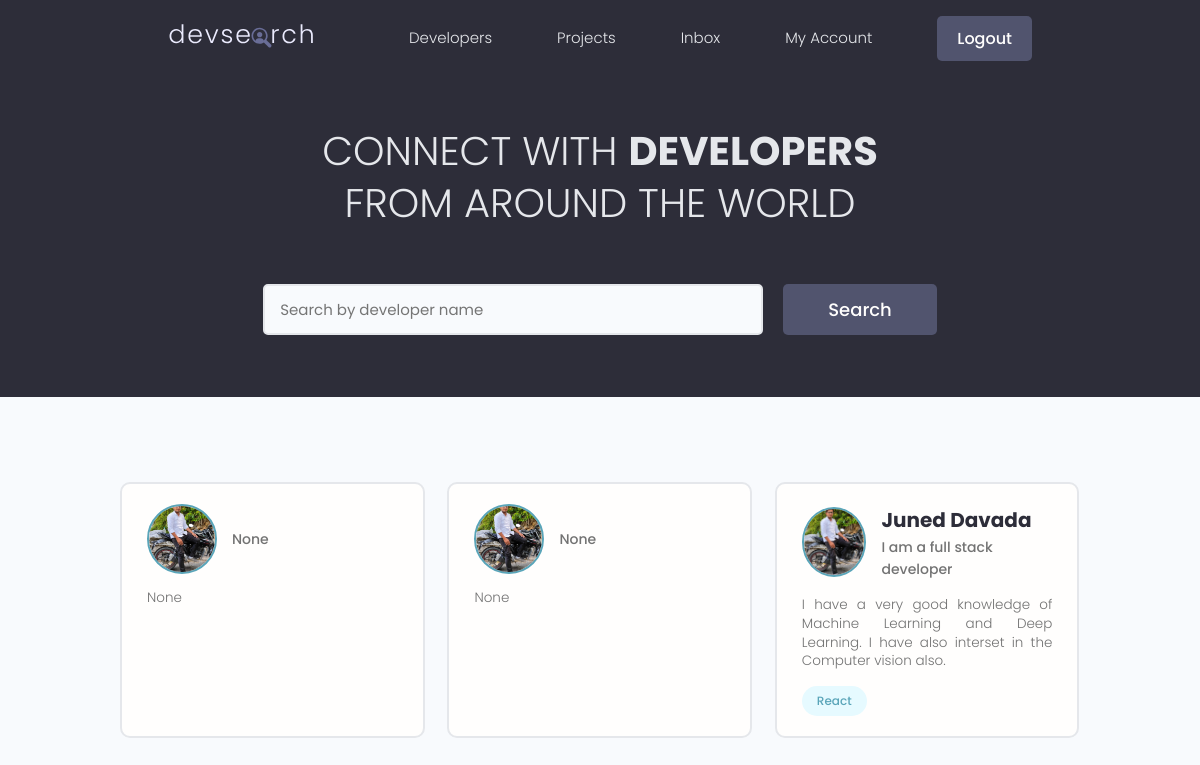
Screenshot of / (signed in) with the database file from the repository.
### pages/models.py (models this page shows, shortened)
class Profile(models.Model):
    user = models.OneToOneField(User, on_delete=models.CASCADE , null=True , blank=True)
    name = models.CharField(max_length=200 , blank=True , null=True)
    email = models.EmailField(max_length=500 , blank=True , null=True)
    username = models.CharField(max_length=200 , blank=True , null=True)
    location = models.CharField(max_length=200 , blank=True , null=True)
    short_intro = models.CharField(max_length=300 , blank=True , null=True)
    bio = models.TextField(blank=True , null=True)
    profile_image = models.ImageField(upload_to="user_images" , null=True, blank=True , default="profile_pic.jpeg")
    social_github = models.CharField(max_length=200 , blank=True , null=True)
    social_twitter = models.CharField(max_length=200 , blank=True , null=True)
    social_linkedin = models.CharField(max_length=200 , blank=True , null=True)
    social_youtube = models.CharField(max_length=200 , blank=True , null=True)
    social_website = models.CharField(max_length=200 , blank=True , null=True)
    created = models.DateTimeField(auto_now_add=True)
    id = models.UUIDField(default=uuid.uuid4 , unique=True , primary_key=True , editable=False)

class Skill(models.Model):
    owner = models.ForeignKey(Profile , on_delete=models.CASCADE , null=True , blank = True)
    name = models.CharField(max_length=200 , blank=True , null=True)
    description = models.TextField(null=True , blank=True)
    created = models.DateTimeField(auto_now_add=True)
    id = models.UUIDField(default=uuid.uuid4 , unique=True , primary_key=True , editable=False)
    def __str__(self):
        return str(self.name)

### pages/views.py (the view)
# urls.py: path('',views.index,name="index"),
def index(request):
    search_query = ''
    if request.GET.get('search_query'):
        search_query = request.GET.get('search_query')
    skills = Skill.objects.filter(name__icontains=search_query)
    profiles = Profile.objects.distinct().filter(
        Q(name__icontains=search_query) |
        Q(short_intro__icontains=search_query)|
        Q(skill__in=skills)
    )
    page = request.GET.get('page')
    result = 10
    paginator = Paginator(profiles , result)
    try:
        profiles = paginator.page(page)
    except PageNotAnInteger:
        page = 1
        profiles = paginator.page(page)
    except EmptyPage:
        page = paginator.num_pages
        profiles = paginator.page(page)
    left_index = (int(page) - 4)
    if left_index < 1:
        left_index = 1
    right_index = (int(page) + 5)
    if right_index > paginator.num_pages:
        right_index = paginator.num_pages + 1
    custom_range = range(left_index, right_index)
    context = {
        'profiles' : profiles,
        'search_query' : search_query,
        'custom_range' : custom_range
    }
    return render(request , "pages/index.html" , context)

### pages/templates/pages/index.html (shortened to what this page needs)
{% extends 'pages/base.html' %}
{% block content %}
<main class="home">
  <section class="hero-section text-center">
    <div class="container container--narrow">
      <div class="hero-section__box">
        <h2>CONNECT WITH <span>DEVELOPERS</span></h2>
        <h2>FROM AROUND THE WORLD</h2>
      </div>
      <div class="hero-section__search">
        <form class="form" action="" method="get">
          <div class="form__field">
            <input
              class="input input--text"
              id="formInput#search"
              type="text"
              name="search_query"
              placeholder="Search by developer name"
              value="{{search_query}}"
            />
          </div>
          <input class="btn btn--sub btn--lg" type="submit" value="Search" />
        </form>
      </div>
    </div>
  </section>
  <section class="devlist">
    <div class="container">
      <div class="grid grid--three">
        {% for users in profiles %}
        <div class="column card">
          <div class="dev">
            <a href="{% url 'profile' users.id %}" class="card__body">
              <div class="dev__profile">
                <img
                  class="avatar avatar--md"
                  src="{{users.profile_image.url}}"
                  alt="image"
                />
                <div class="dev__meta">
                  <h3>{{users.name}}</h3>
                  <h5>{{users.short_intro|slice:"60"}}</h5>
                </div>
              </div>
              <p class="dev__info">
                {{users.bio|slice:"150"}}
              </p>
              <div class="dev__skills">
                {% for skill in users.skill_set.all %}
                <span class="tag tag--pill tag--main">
                  <small>{{skill}}</small>
                </span>
                {% endfor %}
              </div>
            </a>
          </div>
        </div>
        {% endfor %}
      </div>
    </div>
  </section>
</main>
{% endblock content %}

### static/css/app.css (style rules this page uses)
:root { --color-sub: #2d2d39; }
.btn--sub { background-color: var(--color-sub-light); }
.card { border: 2px solid var(--color-light); }
img { width: 100%; }
.hero-section { height: 40vh; display: flex; align-items: center; background-color: var(--color-sub); }
.hero-section__box { margin-bottom: 4rem; }
.hero-section__box > h2, .hero-section__box > h2 > span { font-size: 4rem; color: var(--color-light); line-height: 1.3; text-transform: uppercase; }
.hero-section__box > h2 { font-weight: 300; }
.hero-section__box > h2 > span { font-weight: 700; }
.hero-section__search > .form { display: flex; align-items: center; justify-content: center; gap: 2rem; }
.hero-section__search > .form input.input--text { width: 50rem; }
.devlist { margin-top: 8rem; }
.devlist .grid { align-items: stretch; }
.devlist .dev .dev__profile { display: flex; align-items: center; gap: 1.5rem; }
.devlist .dev .dev__meta h3 { color: var(--color-sub); font-size: 2rem; font-weight: 700; }
.devlist .dev .dev__meta h5 { color: var(--color-text); font-size: 1.4rem; font-weight: 500; }
.devlist .dev .dev__info { margin: 1.5rem 0; font-size: 1.35rem; line-height: 1.4; text-align: justify; }

### static/uikit/styles/modules/_variables.css (style rules this page uses)
:root { --color-main: #5aa5b9; --color-main-light: #e6faff; --color-sub: #3f4156; --color-sub-light: #51546e; --color-sub-lighter: #ededfd; --color-text: #737373; --color-gray: #8b8b8b; --color-light: #e5e7eb; --color-light-gray: #767676; --color-bg: #f8fafd; --color-white: #fffefd; --color-white-light: #f3f3f3; --color-success: #359e64; --color-success-bg: #def8e8; --color-error: #fc4b0b; --color-error-bg: #fff2ee; --font-base: 'Poppins', arial, helvetica, 'Segoe UI', roboto, ubuntu, sans-serif; --font-monospace: 'Fira Code', 'Courier New', courier, monospace; --font-regular: 300; --font-medium: 500; --font-bold: 700; --generic-shadow: 1px 1px 5px #00000010; --generic-transition: all 0.3s ease-in-out; }

### static/uikit/styles/modules/_base.css (style rules this page uses)
* { margin: 0; padding: 0; box-sizing: border-box; text-rendering: optimizeLegibility; color: inherit; font-size: inherit; }
html { font-size: 50%; }
@media only screen and (min-width: 480px) { html { font-size: 56.25%; } }
@media only screen and (min-width: 1200px) { html { font-size: 62.5%; } }
body { line-height: 1.6; font-weight: 400; font-size: 1.5rem; color: var(--color-text); background-color: var(--color-bg); min-height: 100vh; }

### static/uikit/styles/modules/_typography.css (style rules this page uses)
* { font-family: var(--font-base); }
h2 { font-size: 3.6rem; font-weight: var(--font-bold); }
h3 { font-size: 3.2rem; font-weight: var(--font-medium); }
h5 { font-size: 2.4rem; font-weight: var(--font-medium); }
h5, h6 { font-weight: var(--font-regular); }
p, span, strong { font-size: 1.6rem; color: var(--color-text); font-weight: var(--font-regular); }
a { padding-bottom: 2px; text-decoration: none; display: inline-block; color: var(--color-main); font-weight: var(--font-medium); }

### static/uikit/styles/modules/_utilities.css (style rules this page uses)
.container { width: 92%; max-width: 165rem; margin: 0 auto; box-sizing: border-box; }
.container--narrow { width: 92%; max-width: 120rem; }
@media screen and (min-width: 1000px) { .container { width: 90%; } }
@media screen and (min-width: 1000px) { .container--narrow { width: 85%; } }
@media screen and (min-width: 1200px) { .container { width: 80%; } }
@media screen and (min-width: 1200px) { .container--narrow { width: 72%; } }
.text-center { text-align: center; }

### static/uikit/styles/modules/_avatar.css (style rules this page uses)
.avatar { border-radius: 50%; border: 2px solid var(--color-main); object-fit: cover; }
.avatar--md { height: 7rem; width: 7rem; }

### static/uikit/styles/modules/_button.css (style rules this page uses)
.btn { display: inline-block; position: relative; cursor: pointer; background-color: var(--color-light); font-weight: var(--font-medium); color: var(--color-sub); text-decoration: none; padding: 1rem 2rem; border-radius: 0.5rem; border: none; width: -webkit-fit-content; width: -moz-fit-content; width: fit-content; height: -webkit-fit-content; height: -moz-fit-content; height: fit-content; font-size: 1.6rem; outline-width: 0; outline-color: transparent; -webkit-backface-visibility: hidden; backface-visibility: hidden; transition: all 0.3s ease-in-out; }
.btn--sub { background-color: var(--color-sub); color: var(--color-white); }
.btn--lg { font-size: 1.8rem; padding: 1.2rem 4.5rem; }

### static/uikit/styles/modules/_card.css (style rules this page uses)
.card { border-radius: 1rem; background-color: var(--color-white); border: 1.5px solid var(--color-light); width: auto; height: auto; margin-top: 0.5rem; margin-bottom: 0.5rem; overflow: hidden; }
.card__body, .card__header { padding: 2rem 2.5rem; }

### rows the page displays
Profile: profile_image (picture), short_intro "None", bio "None"
Profile: profile_image (picture), short_intro "None", bio "None"
Profile: profile_image (picture), name "Juned Davada", short_intro "I am a full stack developer", bio "I have a very good knowledge of Machine Learning and Deep Learning. I have also interset in the Computer vision also."
Skill: name "React"
